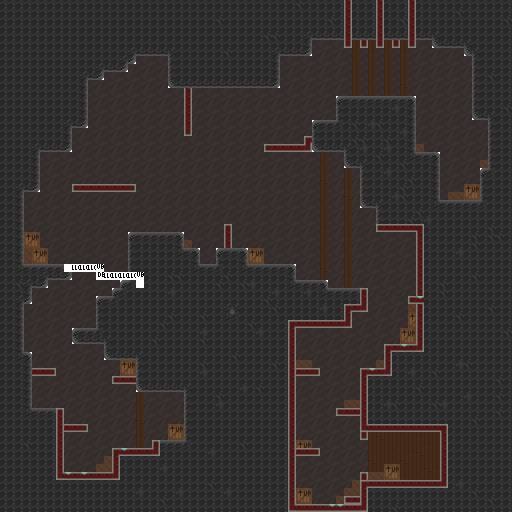

Rendered tile map (Tiled .tmx) drawn with the repository's tilesets; below, a short description and the map source with its tile grids summarised:
An orthogonal 64x64 tile map with 8x8 px tiles, 3 tile layers (Background, Collide, Foreground), 3 tilesets and 2 objects (Player).

<map version="1.0" tiledversion="1.1.5" orientation="orthogonal" renderorder="right-down" width="64" height="64" tilewidth="8" tileheight="8" infinite="0" nextobjectid="59">
 <tileset firstgid="1" source="fgtileset.tsx" />
 <tileset firstgid="65" source="tileset.tsx" />
 <tileset firstgid="129" source="bgtileset.tsx" />
 <layer name="Background" width="64" height="64">
  <data>[4096 cells, 1928 non-empty, 8 distinct tile ids]</data>
 </layer>
 <layer name="Collide" width="64" height="64">
  <data>[4096 cells, 2525 non-empty, 31 distinct tile ids]</data>
 </layer>
 <objectgroup name="Entities">
  <object id="41" name="Player" type="Player" x="312" y="96" width="16" height="24">
   <properties>
    <property name="takeCameraFocus" type="bool" value="true" />
   </properties>
  </object>
  <object id="49" x="96" y="160" width="16" height="16" />
 </objectgroup>
 <layer name="Foreground" width="64" height="64">
  <data>[4096 cells, 12 non-empty, 5 distinct tile ids]</data>
 </layer>
</map>